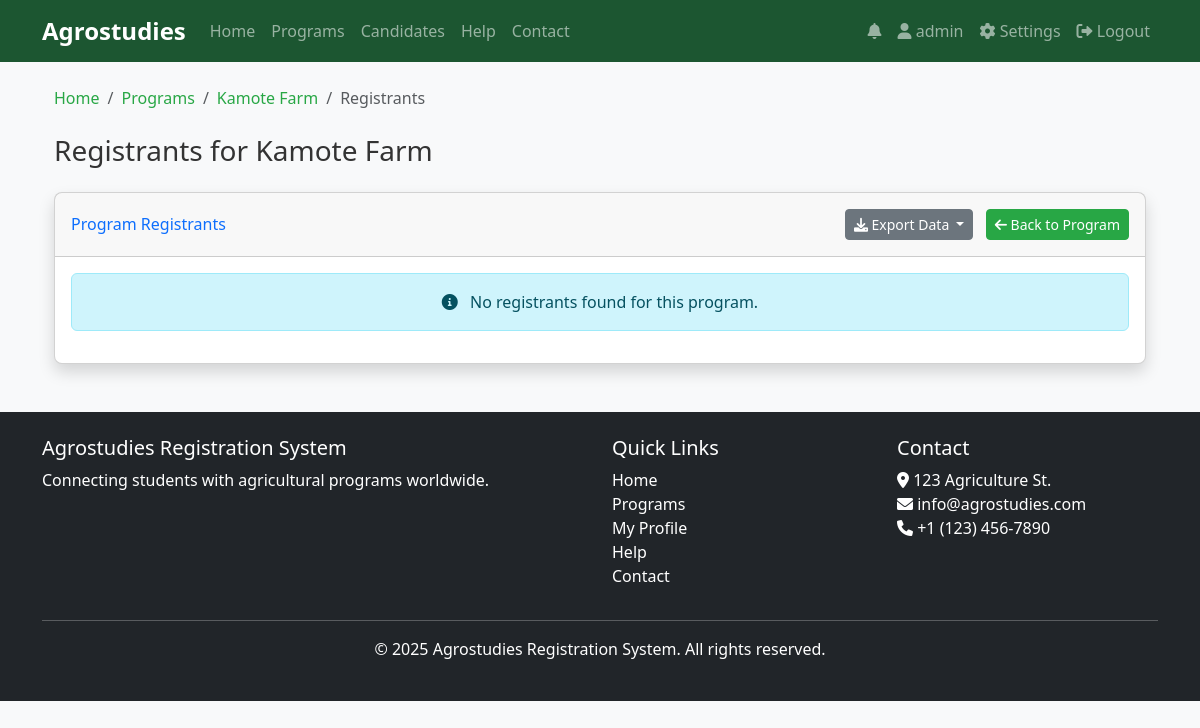
The app's page /programs/1/registrants/ (signed in), older data.
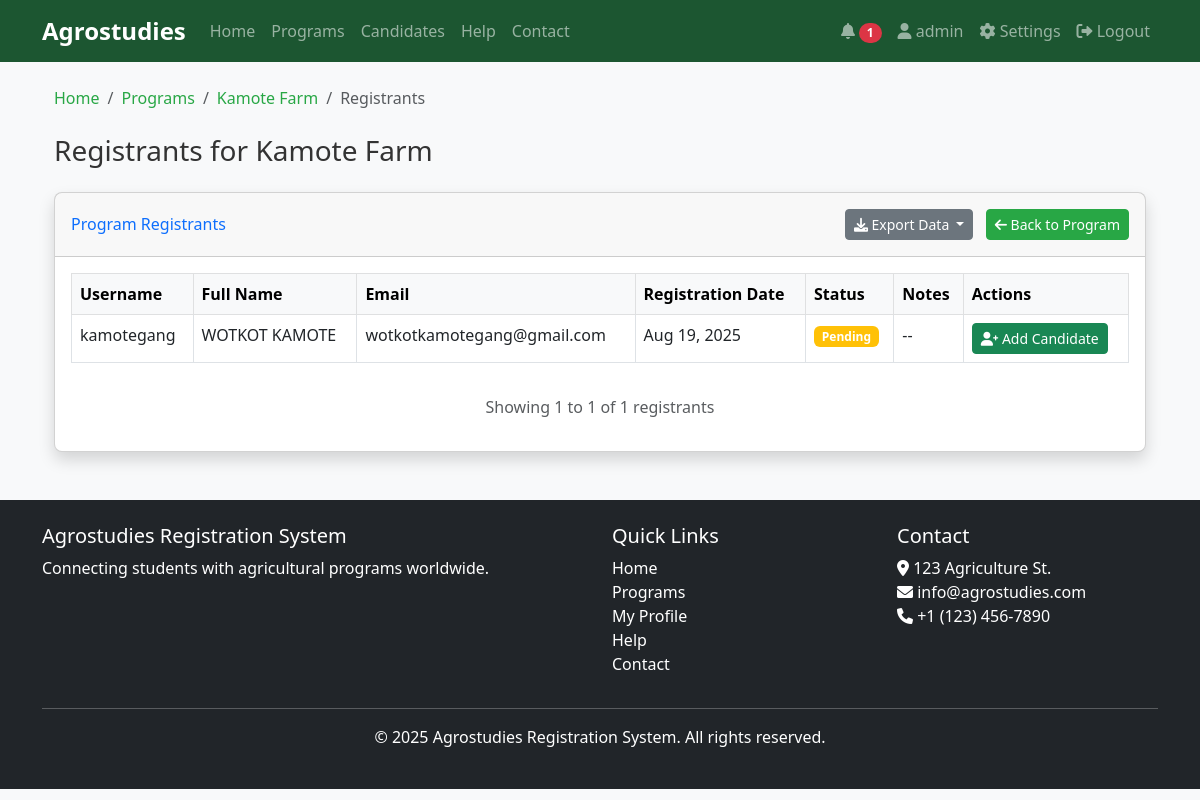
The same page, newer data.
### core/models.py (models this page shows, shortened)
class AgricultureProgram(models.Model):
    title = models.CharField(max_length=200)
    description = models.TextField()
    start_date = models.DateField()
    location = models.CharField(max_length=100)
    capacity = models.PositiveIntegerField()
    created_at = models.DateTimeField(auto_now_add=True)
    updated_at = models.DateTimeField(auto_now=True)

class Registration(models.Model):
    PENDING = 'pending'
    APPROVED = 'approved'
    REJECTED = 'rejected'
    STATUS_CHOICES = [
        (PENDING, 'Pending'),
        (APPROVED, 'Approved'),
        (REJECTED, 'Rejected'),
    ]
    user = models.ForeignKey(User, on_delete=models.CASCADE)
    program = models.ForeignKey(AgricultureProgram, on_delete=models.CASCADE)
    registration_date = models.DateTimeField(auto_now_add=True)
    status = models.CharField(max_length=10, choices=STATUS_CHOICES, default=PENDING)
    notes = models.TextField(blank=True)
    processed = models.BooleanField(default=False)  # Flag to indicate if this registration has been processed into a candidate
    tor = models.FileField(upload_to='documents/tor/', blank=True, null=True, verbose_name="Transcript of Records (TOR)")
    nc2_tesda = models.FileField(upload_to='documents/tesda/', blank=True, null=True, verbose_name="NC2 from TESDA")
    diploma = models.FileField(upload_to='documents/diploma/', blank=True, null=True)
    good_moral = models.FileField(upload_to='documents/moral/', blank=True, null=True, verbose_name="Good Moral Character")
    nbi_clearance = models.FileField(upload_to='documents/nbi/', blank=True, null=True, verbose_name="NBI Clearance")
    class Meta:
        unique_together = ('user', 'program')

### core/views.py (the view, shortened to what this page needs)
# urls.py: path('programs/<int:program_id>/registrants/', views.program_registrants, name='program_registrants'),
@login_required
def program_registrants(request, program_id):
    if not request.user.is_staff:
        messages.error(request, 'You do not have permission to access this page.')
        return redirect('index')
    program = get_object_or_404(AgricultureProgram, id=program_id)
    registrations = Registration.objects.filter(program=program, processed=False).order_by('-registration_date')
    export_format = request.GET.get('export')
    paginator = Paginator(registrations, 20)  # Show 20 registrations per page
    page_number = request.GET.get('page')
    page_obj = paginator.get_page(page_number)
    return render(request, 'program_registrants.html', {
        'program': program,
        'page_obj': page_obj,
        'status_colors': {
            'pending': 'warning',
            'approved': 'success',
            'rejected': 'danger',
        }
    })

### core/context_processors.py (called while the page is built)
def notification_count(request):
    if request.user.is_authenticated:
        unread_count = Notification.objects.filter(user=request.user, read=False).count()
        return {
            'unread_notifications_count': unread_count
        }
    return {
        'unread_notifications_count': 0
    }

### core/templatetags/custom_filters.py (called while the page is built)
@register.filter(name='get_item')
def get_item(dictionary, key):
    return dictionary.get(key, '')

### templates/program_registrants.html (shortened to what this page needs)
{% extends 'base.html' %}
{% load custom_filters %}
{% block content %}
<div class="container-fluid">
    <div class="mb-4">
        <nav aria-label="breadcrumb">
            <ol class="breadcrumb">
                <li class="breadcrumb-item"><a href="{% url 'index' %}">Home</a></li>
                <li class="breadcrumb-item"><a href="{% url 'program_list' %}">Programs</a></li>
                <li class="breadcrumb-item"><a href="{% url 'program_detail' program.id %}">{{ program.title }}</a></li>
                <li class="breadcrumb-item active" aria-current="page">Registrants</li>
            </ol>
        </nav>
    </div>
    <h1 class="h3 mb-4">Registrants for {{ program.title }}</h1>
    <div class="card shadow mb-4">
        <div class="card-header py-3 d-flex flex-row align-items-center justify-content-between">
            <h6 class="m-0 font-weight-bold text-primary">Program Registrants</h6>
            <div>
                <div class="dropdown d-inline-block me-2">
                    <button class="btn btn-secondary btn-sm dropdown-toggle" type="button" id="exportDropdown" data-bs-toggle="dropdown" aria-expanded="false">
                        <i class="fas fa-download"></i> Export Data
                    </button>
                </div>
                <a href="{% url 'program_detail' program.id %}" class="btn btn-primary btn-sm">
                    <i class="fas fa-arrow-left"></i> Back to Program
                </a>
            </div>
        </div>
        <div class="card-body">
            {% if page_obj %}
                <div class="table-responsive">
                    <table class="table table-bordered table-hover">
                        <thead class="table-light">
                            <tr>
                                <th>Username</th>
                                <th>Full Name</th>
                                <th>Email</th>
                                <th>Registration Date</th>
                                <th>Status</th>
                                <th>Notes</th>
                                <th>Actions</th>
                            </tr>
                        </thead>
                        <tbody>
                            {% for registration in page_obj %}
                                <tr>
                                    <td>{{ registration.user.username }}</td>
                                    <td>{{ registration.user.first_name }} {{ registration.user.last_name }}</td>
                                    <td>{{ registration.user.email }}</td>
                                    <td>{{ registration.registration_date|date:"M d, Y" }}</td>
                                    <td>
                                        <span class="badge bg-{{ status_colors|get_item:registration.status }}">
                                            {{ registration.get_status_display }}
                                        </span>
                                    </td>
                                    <td>{{ registration.notes|default:"--" }}</td>
                                    <td>
                                        <div class="btn-group" role="group">
                                            <a href="{% url 'add_candidate' %}?username={{ registration.user.username }}&registration_id={{ registration.id }}" class="btn btn-success btn-sm" title="Add as Candidate">
                                                <i class="fas fa-user-plus"></i> Add Candidate
                                            </a>
                                        </div>
                                    </td>
                                </tr>
                            {% endfor %}
                        </tbody>
                    </table>
                </div>
                <div class="mt-3 text-center">
                    <p class="text-muted">
                        Showing {{ page_obj.start_index }} to {{ page_obj.end_index }} of {{ page_obj.paginator.count }} registrants
                    </p>
                </div>
            {% else %}
                <div class="alert alert-info text-center">
                    <i class="fas fa-info-circle me-2"></i> No registrants found for this program.
                </div>
            {% endif %}
        </div>
    </div>
</div>
{% endblock %}

### templates/base.html (shortened to what this page needs)
<!DOCTYPE html>
<html lang="en">
<head>
    <link href="https://cdn.jsdelivr.net/npm/bootstrap@5.3.0/dist/css/bootstrap.min.css" rel="stylesheet">
    <link rel="stylesheet" href="https://cdnjs.cloudflare.com/ajax/libs/font-awesome/6.0.0/css/all.min.css">
    <link rel="stylesheet" href="/static/css/main.css">
    <link rel="stylesheet" href="/static/css/modal-animations.css">
</head>
<body>
    <nav class="navbar navbar-expand-lg navbar-dark bg-dark">
        <div class="container">
            <a class="navbar-brand" href="{% url 'index' %}">Agrostudies</a>
            <div class="collapse navbar-collapse" id="navbarNav">
                <ul class="navbar-nav me-auto">
                    <li class="nav-item">
                        <a class="nav-link" href="{% url 'index' %}">Home</a>
                    </li>
                    <li class="nav-item">
                        <a class="nav-link" href="{% url 'program_list' %}">Programs</a>
                    </li>
                    {% if user.is_staff %}
                    <li class="nav-item">
                        <a class="nav-link" href="{% url 'candidate_list' %}">Candidates</a>
                    </li>
                    {% endif %}
                    <li class="nav-item">
                        <a class="nav-link" href="{% url 'help' %}">Help</a>
                    </li>
                    <li class="nav-item">
                        <a class="nav-link" href="{% url 'contact' %}">Contact</a>
                    </li>
                </ul>
                <ul class="navbar-nav ms-auto">
                    {% if user.is_authenticated %}
                        <li class="nav-item dropdown">
                            <a class="nav-link" href="#" id="notificationDropdown" role="button" data-bs-toggle="dropdown" aria-expanded="false">
                                <i class="fas fa-bell"></i>
                                {% if unread_notifications_count > 0 %}
                                    <span class="badge rounded-pill bg-danger">{{ unread_notifications_count }}</span>
                                {% endif %}
                            </a>
                        </li>
                        <li class="nav-item">
                            <a class="nav-link" href="{% url 'profile' %}">
                                <i class="fas fa-user"></i> {{ user.username }}
                            </a>
                        </li>
                        {% if user.is_staff %}
                        <li class="nav-item">
                            <a class="nav-link" href="{% url 'admin:index' %}">
                                <i class="fas fa-cog"></i> Settings
                            </a>
                        </li>
                        {% endif %}
                        <li class="nav-item">
                            <a class="nav-link" href="{% url 'logout' %}">
                                <i class="fas fa-sign-out-alt"></i> Logout
                            </a>
                        </li>
                    {% endif %}
                </ul>
            </div>
        </div>
    </nav>
    <main class="container my-4">
        {% block content %}{% endblock %}
    </main>
    <footer class="bg-dark text-white py-4 mt-5">
        <div class="container">
            <div class="row">
                <div class="col-md-6">
                    <h5>Agrostudies Registration System</h5>
                    <p>Connecting students with agricultural programs worldwide.</p>
                </div>
                <div class="col-md-3">
                    <h5>Quick Links</h5>
                    <ul class="list-unstyled">
                        <li><a href="{% url 'index' %}" class="text-white">Home</a></li>
                        <li><a href="{% url 'program_list' %}" class="text-white">Programs</a></li>
                        {% if user.is_authenticated %}
                            <li><a href="{% url 'profile' %}" class="text-white">My Profile</a></li>
                        {% else %}
                            <li><a href="#" data-bs-toggle="modal" data-bs-target="#loginModal" class="text-white">Login</a></li>
                            <li><a href="#" data-bs-toggle="modal" data-bs-target="#registerModal" class="text-white">Register</a></li>
                        {% endif %}
                        <li><a href="{% url 'help' %}" class="text-white">Help</a></li>
                        <li><a href="{% url 'contact' %}" class="text-white">Contact</a></li>
                    </ul>
                </div>
                <div class="col-md-3">
                    <h5>Contact</h5>
                    <address>
                        <i class="fas fa-map-marker-alt"></i> 123 Agriculture St.<br>
                        <i class="fas fa-envelope"></i> info@agrostudies.com<br>
                        <i class="fas fa-phone"></i> +1 (123) 456-7890
                    </address>
                </div>
            </div>
            <hr>
            <div class="text-center">
                <p>&copy; {% now "Y" %} Agrostudies Registration System. All rights reserved.</p>
            </div>
        </div>
    </footer>
</body>
</html>

### static/css/main.css (style rules this page uses)
body { font-family: 'Segoe UI', Tahoma, Geneva, Verdana, sans-serif; background-color: #f8f9fa; color: #333; }
a { color: #28a745; text-decoration: none; }
.btn-primary { background-color: #28a745; border-color: #28a745; }
.navbar-dark { background-color: #1c5631 !important; }
.navbar-brand { font-weight: bold; font-size: 1.5rem; }
.card { border-radius: 8px; box-shadow: 0 2px 8px rgba(0,0,0,0.1); transition: transform 0.3s ease; }
footer { background-color: #1c5631 !important; }
footer a { transition: opacity 0.2s ease; }

Row changes from the older to the newer data that the page shows:
added Registration: user.username "kamotegang", user.first_name "WOTKOT", user.last_name "KAMOTE", user.email "wotkotkamotegang@gmail.com", registration_date "Aug 19, 2025", status "Pending", notes "--"
Text that changed along with them:
{{ unread_notifications_count }}: (not shown) → "1"
{{ page_obj.start_index }}: (not shown) → "1"
{{ page_obj.end_index }}: (not shown) → "1"
{{ page_obj.paginator.count }}: (not shown) → "1"
text no longer shown: "No registrants found for this program."
text now shown: "Username Full Name Email Registration Date Status Notes Actions Showing to of registrants"
